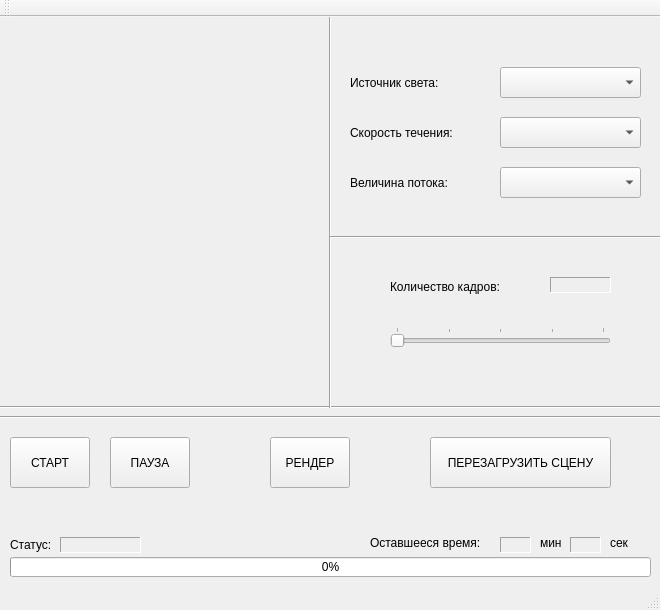
<?xml version="1.0" encoding="UTF-8"?>
<ui version="4.0">
 <class>MainWindow</class>
 <widget class="QMainWindow" name="MainWindow">
  <property name="geometry">
   <rect>
    <x>0</x>
    <y>0</y>
    <width>660</width>
    <height>610</height>
   </rect>
  </property>
  <property name="windowTitle">
   <string>MainWindow</string>
  </property>
  <widget class="QWidget" name="centralWidget">
   <widget class="QLabel" name="label_speed">
    <property name="geometry">
     <rect>
      <x>350</x>
      <y>105</y>
      <width>131</width>
      <height>21</height>
     </rect>
    </property>
    <property name="text">
     <string>Скорость течения:</string>
    </property>
   </widget>
   <widget class="QLabel" name="label_magnitude">
    <property name="geometry">
     <rect>
      <x>350</x>
      <y>150</y>
      <width>121</width>
      <height>31</height>
     </rect>
    </property>
    <property name="text">
     <string>Величина потока:</string>
    </property>
   </widget>
   <widget class="Line" name="line">
    <property name="geometry">
     <rect>
      <x>-3</x>
      <y>380</y>
      <width>681</width>
      <height>20</height>
     </rect>
    </property>
    <property name="orientation">
     <enum>Qt::Horizontal</enum>
    </property>
   </widget>
   <widget class="Line" name="line_2">
    <property name="geometry">
     <rect>
      <x>320</x>
      <y>-20</y>
      <width>20</width>
      <height>411</height>
     </rect>
    </property>
    <property name="orientation">
     <enum>Qt::Vertical</enum>
    </property>
   </widget>
   <widget class="QProgressBar" name="render_progressBar">
    <property name="geometry">
     <rect>
      <x>10</x>
      <y>540</y>
      <width>641</width>
      <height>20</height>
     </rect>
    </property>
    <property name="value">
     <number>0</number>
    </property>
    <property name="textVisible">
     <bool>true</bool>
    </property>
    <property name="invertedAppearance">
     <bool>false</bool>
    </property>
    <property name="textDirection">
     <enum>QProgressBar::TopToBottom</enum>
    </property>
    <property name="format">
     <string>%p%</string>
    </property>
   </widget>
   <widget class="QSlider" name="frames_number_slide">
    <property name="geometry">
     <rect>
      <x>390</x>
      <y>310</y>
      <width>221</width>
      <height>20</height>
     </rect>
    </property>
    <property name="minimum">
     <number>1</number>
    </property>
    <property name="maximum">
     <number>5</number>
    </property>
    <property name="singleStep">
     <number>1</number>
    </property>
    <property name="pageStep">
     <number>0</number>
    </property>
    <property name="value">
     <number>1</number>
    </property>
    <property name="orientation">
     <enum>Qt::Horizontal</enum>
    </property>
    <property name="invertedControls">
     <bool>false</bool>
    </property>
    <property name="tickPosition">
     <enum>QSlider::TicksAbove</enum>
    </property>
    <property name="tickInterval">
     <number>1</number>
    </property>
   </widget>
   <widget class="QLabel" name="label_frames">
    <property name="geometry">
     <rect>
      <x>390</x>
      <y>260</y>
      <width>131</width>
      <height>20</height>
     </rect>
    </property>
    <property name="text">
     <string>Количество кадров:</string>
    </property>
   </widget>
   <widget class="QLabel" name="frames_number">
    <property name="geometry">
     <rect>
      <x>550</x>
      <y>260</y>
      <width>61</width>
      <height>16</height>
     </rect>
    </property>
    <property name="frameShape">
     <enum>QFrame::Panel</enum>
    </property>
    <property name="frameShadow">
     <enum>QFrame::Sunken</enum>
    </property>
    <property name="text">
     <string/>
    </property>
   </widget>
   <widget class="QLabel" name="label_light_pos">
    <property name="geometry">
     <rect>
      <x>350</x>
      <y>50</y>
      <width>131</width>
      <height>31</height>
     </rect>
    </property>
    <property name="text">
     <string>Источник света:</string>
    </property>
   </widget>
   <widget class="Line" name="line_3">
    <property name="geometry">
     <rect>
      <x>330</x>
      <y>210</y>
      <width>331</width>
      <height>21</height>
     </rect>
    </property>
    <property name="orientation">
     <enum>Qt::Horizontal</enum>
    </property>
   </widget>
   <widget class="QPushButton" name="playButton">
    <property name="geometry">
     <rect>
      <x>10</x>
      <y>420</y>
      <width>80</width>
      <height>51</height>
     </rect>
    </property>
    <property name="text">
     <string>СТАРТ</string>
    </property>
   </widget>
   <widget class="QPushButton" name="renderButton">
    <property name="geometry">
     <rect>
      <x>270</x>
      <y>420</y>
      <width>80</width>
      <height>51</height>
     </rect>
    </property>
    <property name="text">
     <string>РЕНДЕР</string>
    </property>
   </widget>
   <widget class="QPushButton" name="pauseButton">
    <property name="geometry">
     <rect>
      <x>110</x>
      <y>420</y>
      <width>80</width>
      <height>51</height>
     </rect>
    </property>
    <property name="text">
     <string>ПАУЗА</string>
    </property>
   </widget>
   <widget class="QLabel" name="label_remtime">
    <property name="enabled">
     <bool>true</bool>
    </property>
    <property name="geometry">
     <rect>
      <x>370</x>
      <y>510</y>
      <width>131</width>
      <height>31</height>
     </rect>
    </property>
    <property name="text">
     <string>Оставшееся время:</string>
    </property>
   </widget>
   <widget class="QLabel" name="remtime_min">
    <property name="enabled">
     <bool>true</bool>
    </property>
    <property name="geometry">
     <rect>
      <x>500</x>
      <y>520</y>
      <width>31</width>
      <height>16</height>
     </rect>
    </property>
    <property name="frameShape">
     <enum>QFrame::Panel</enum>
    </property>
    <property name="frameShadow">
     <enum>QFrame::Sunken</enum>
    </property>
    <property name="text">
     <string/>
    </property>
   </widget>
   <widget class="Line" name="line_4">
    <property name="geometry">
     <rect>
      <x>0</x>
      <y>390</y>
      <width>671</width>
      <height>20</height>
     </rect>
    </property>
    <property name="orientation">
     <enum>Qt::Horizontal</enum>
    </property>
   </widget>
   <widget class="QLabel" name="label_remtime_min">
    <property name="enabled">
     <bool>true</bool>
    </property>
    <property name="geometry">
     <rect>
      <x>540</x>
      <y>516</y>
      <width>31</width>
      <height>20</height>
     </rect>
    </property>
    <property name="text">
     <string>мин</string>
    </property>
   </widget>
   <widget class="QLabel" name="remtime_sec">
    <property name="enabled">
     <bool>true</bool>
    </property>
    <property name="geometry">
     <rect>
      <x>570</x>
      <y>520</y>
      <width>31</width>
      <height>16</height>
     </rect>
    </property>
    <property name="frameShape">
     <enum>QFrame::Panel</enum>
    </property>
    <property name="frameShadow">
     <enum>QFrame::Sunken</enum>
    </property>
    <property name="text">
     <string/>
    </property>
   </widget>
   <widget class="QLabel" name="label_remtime_sec">
    <property name="enabled">
     <bool>true</bool>
    </property>
    <property name="geometry">
     <rect>
      <x>610</x>
      <y>515</y>
      <width>31</width>
      <height>21</height>
     </rect>
    </property>
    <property name="text">
     <string>сек</string>
    </property>
   </widget>
   <widget class="QLabel" name="label_status">
    <property name="enabled">
     <bool>true</bool>
    </property>
    <property name="geometry">
     <rect>
      <x>10</x>
      <y>520</y>
      <width>51</width>
      <height>16</height>
     </rect>
    </property>
    <property name="text">
     <string>Статус:</string>
    </property>
   </widget>
   <widget class="QLabel" name="status">
    <property name="enabled">
     <bool>true</bool>
    </property>
    <property name="geometry">
     <rect>
      <x>60</x>
      <y>520</y>
      <width>81</width>
      <height>16</height>
     </rect>
    </property>
    <property name="frameShape">
     <enum>QFrame::Panel</enum>
    </property>
    <property name="frameShadow">
     <enum>QFrame::Sunken</enum>
    </property>
    <property name="text">
     <string/>
    </property>
   </widget>
   <widget class="QPushButton" name="resetButton">
    <property name="geometry">
     <rect>
      <x>430</x>
      <y>420</y>
      <width>181</width>
      <height>51</height>
     </rect>
    </property>
    <property name="text">
     <string>ПЕРЕЗАГРУЗИТЬ СЦЕНУ</string>
    </property>
   </widget>
   <widget class="QComboBox" name="ls_comboBox">
    <property name="geometry">
     <rect>
      <x>500</x>
      <y>50</y>
      <width>141</width>
      <height>31</height>
     </rect>
    </property>
    <property name="maxVisibleItems">
     <number>3</number>
    </property>
    <property name="minimumContentsLength">
     <number>3</number>
    </property>
    <property name="frame">
     <bool>true</bool>
    </property>
   </widget>
   <widget class="QComboBox" name="speed_comboBox">
    <property name="geometry">
     <rect>
      <x>500</x>
      <y>100</y>
      <width>141</width>
      <height>31</height>
     </rect>
    </property>
    <property name="currentIndex">
     <number>-1</number>
    </property>
    <property name="maxVisibleItems">
     <number>3</number>
    </property>
    <property name="minimumContentsLength">
     <number>3</number>
    </property>
    <property name="frame">
     <bool>true</bool>
    </property>
   </widget>
   <widget class="QComboBox" name="magnitude_comboBox">
    <property name="geometry">
     <rect>
      <x>500</x>
      <y>150</y>
      <width>141</width>
      <height>31</height>
     </rect>
    </property>
    <property name="currentIndex">
     <number>-1</number>
    </property>
    <property name="maxVisibleItems">
     <number>3</number>
    </property>
    <property name="minimumContentsLength">
     <number>3</number>
    </property>
    <property name="frame">
     <bool>true</bool>
    </property>
   </widget>
  </widget>
  <widget class="QMenuBar" name="menuBar">
   <property name="geometry">
    <rect>
     <x>0</x>
     <y>0</y>
     <width>660</width>
     <height>22</height>
    </rect>
   </property>
  </widget>
  <widget class="QToolBar" name="mainToolBar">
   <attribute name="toolBarArea">
    <enum>TopToolBarArea</enum>
   </attribute>
   <attribute name="toolBarBreak">
    <bool>false</bool>
   </attribute>
  </widget>
  <widget class="QStatusBar" name="statusBar"/>
 </widget>
 <layoutdefault spacing="6" margin="11"/>
 <resources/>
 <connections/>
</ui>
